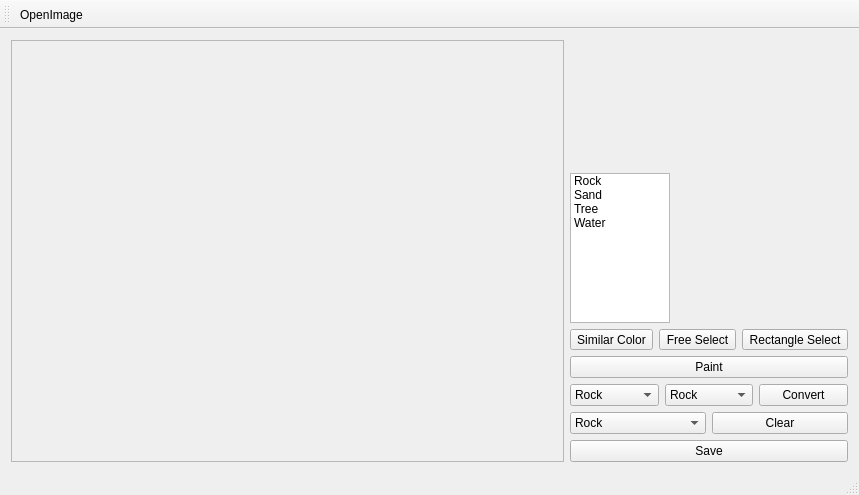
<?xml version="1.0" encoding="UTF-8"?>
<ui version="4.0">
 <class>MainWindow</class>
 <widget class="QMainWindow" name="MainWindow">
  <property name="geometry">
   <rect>
    <x>0</x>
    <y>0</y>
    <width>859</width>
    <height>495</height>
   </rect>
  </property>
  <property name="windowTitle">
   <string>MainWindow</string>
  </property>
  <widget class="QWidget" name="centralWidget">
   <layout class="QGridLayout" name="gridLayout">
    <item row="0" column="0">
     <widget class="QScrollArea" name="scrollArea">
      <property name="widgetResizable">
       <bool>true</bool>
      </property>
      <widget class="QWidget" name="scrollAreaWidgetContents">
       <property name="geometry">
        <rect>
         <x>0</x>
         <y>0</y>
         <width>498</width>
         <height>399</height>
        </rect>
       </property>
      </widget>
     </widget>
    </item>
    <item row="0" column="1">
     <layout class="QVBoxLayout" name="verticalLayout">
      <item>
       <widget class="QLabel" name="lblColor">
        <property name="text">
         <string/>
        </property>
       </widget>
      </item>
      <item>
       <widget class="QListWidget" name="materialList">
        <property name="sizePolicy">
         <sizepolicy hsizetype="Minimum" vsizetype="Expanding">
          <horstretch>0</horstretch>
          <verstretch>0</verstretch>
         </sizepolicy>
        </property>
        <property name="maximumSize">
         <size>
          <width>100</width>
          <height>150</height>
         </size>
        </property>
        <item>
         <property name="text">
          <string>Rock</string>
         </property>
        </item>
        <item>
         <property name="text">
          <string>Sand</string>
         </property>
        </item>
        <item>
         <property name="text">
          <string>Tree</string>
         </property>
        </item>
        <item>
         <property name="text">
          <string>Water</string>
         </property>
        </item>
       </widget>
      </item>
      <item>
       <layout class="QHBoxLayout" name="horizontalLayout">
        <item>
         <widget class="QToolButton" name="btnColorChoose">
          <property name="text">
           <string>Similar Color</string>
          </property>
          <property name="checkable">
           <bool>true</bool>
          </property>
         </widget>
        </item>
        <item>
         <widget class="QToolButton" name="btnSelect">
          <property name="text">
           <string>Free Select</string>
          </property>
          <property name="checkable">
           <bool>true</bool>
          </property>
         </widget>
        </item>
        <item>
         <widget class="QToolButton" name="btnRectangle">
          <property name="text">
           <string>Rectangle Select</string>
          </property>
          <property name="checkable">
           <bool>true</bool>
          </property>
         </widget>
        </item>
       </layout>
      </item>
      <item>
       <widget class="QPushButton" name="btnPaint">
        <property name="text">
         <string>Paint</string>
        </property>
       </widget>
      </item>
      <item>
       <layout class="QHBoxLayout" name="horizontalLayout_2">
        <item>
         <widget class="QComboBox" name="comboFrom">
          <item>
           <property name="text">
            <string>Rock</string>
           </property>
          </item>
          <item>
           <property name="text">
            <string>Sand</string>
           </property>
          </item>
          <item>
           <property name="text">
            <string>Tree</string>
           </property>
          </item>
          <item>
           <property name="text">
            <string>Water</string>
           </property>
          </item>
         </widget>
        </item>
        <item>
         <widget class="QComboBox" name="comboTo">
          <item>
           <property name="text">
            <string>Rock</string>
           </property>
          </item>
          <item>
           <property name="text">
            <string>Sand</string>
           </property>
          </item>
          <item>
           <property name="text">
            <string>Tree</string>
           </property>
          </item>
          <item>
           <property name="text">
            <string>Water</string>
           </property>
          </item>
         </widget>
        </item>
        <item>
         <widget class="QPushButton" name="btnConvert">
          <property name="text">
           <string>Convert</string>
          </property>
         </widget>
        </item>
       </layout>
      </item>
      <item>
       <layout class="QHBoxLayout" name="horizontalLayout_3">
        <item>
         <widget class="QComboBox" name="comboClear">
          <item>
           <property name="text">
            <string>Rock</string>
           </property>
          </item>
          <item>
           <property name="text">
            <string>Sand</string>
           </property>
          </item>
          <item>
           <property name="text">
            <string>Tree</string>
           </property>
          </item>
          <item>
           <property name="text">
            <string>Water</string>
           </property>
          </item>
          <item>
           <property name="text">
            <string>All</string>
           </property>
          </item>
         </widget>
        </item>
        <item>
         <widget class="QPushButton" name="btnClear">
          <property name="text">
           <string>Clear</string>
          </property>
         </widget>
        </item>
       </layout>
      </item>
      <item>
       <widget class="QPushButton" name="btnSave">
        <property name="text">
         <string>Save</string>
        </property>
       </widget>
      </item>
     </layout>
    </item>
   </layout>
  </widget>
  <widget class="QMenuBar" name="menuBar">
   <property name="geometry">
    <rect>
     <x>0</x>
     <y>0</y>
     <width>859</width>
     <height>22</height>
    </rect>
   </property>
  </widget>
  <widget class="QToolBar" name="mainToolBar">
   <attribute name="toolBarArea">
    <enum>TopToolBarArea</enum>
   </attribute>
   <attribute name="toolBarBreak">
    <bool>false</bool>
   </attribute>
   <addaction name="actionOpenImage"/>
  </widget>
  <widget class="QStatusBar" name="statusBar"/>
  <action name="actionOpenImage">
   <property name="text">
    <string>OpenImage</string>
   </property>
   <property name="shortcut">
    <string>Ctrl+O</string>
   </property>
  </action>
 </widget>
 <layoutdefault spacing="6" margin="11"/>
 <resources/>
 <connections/>
</ui>
